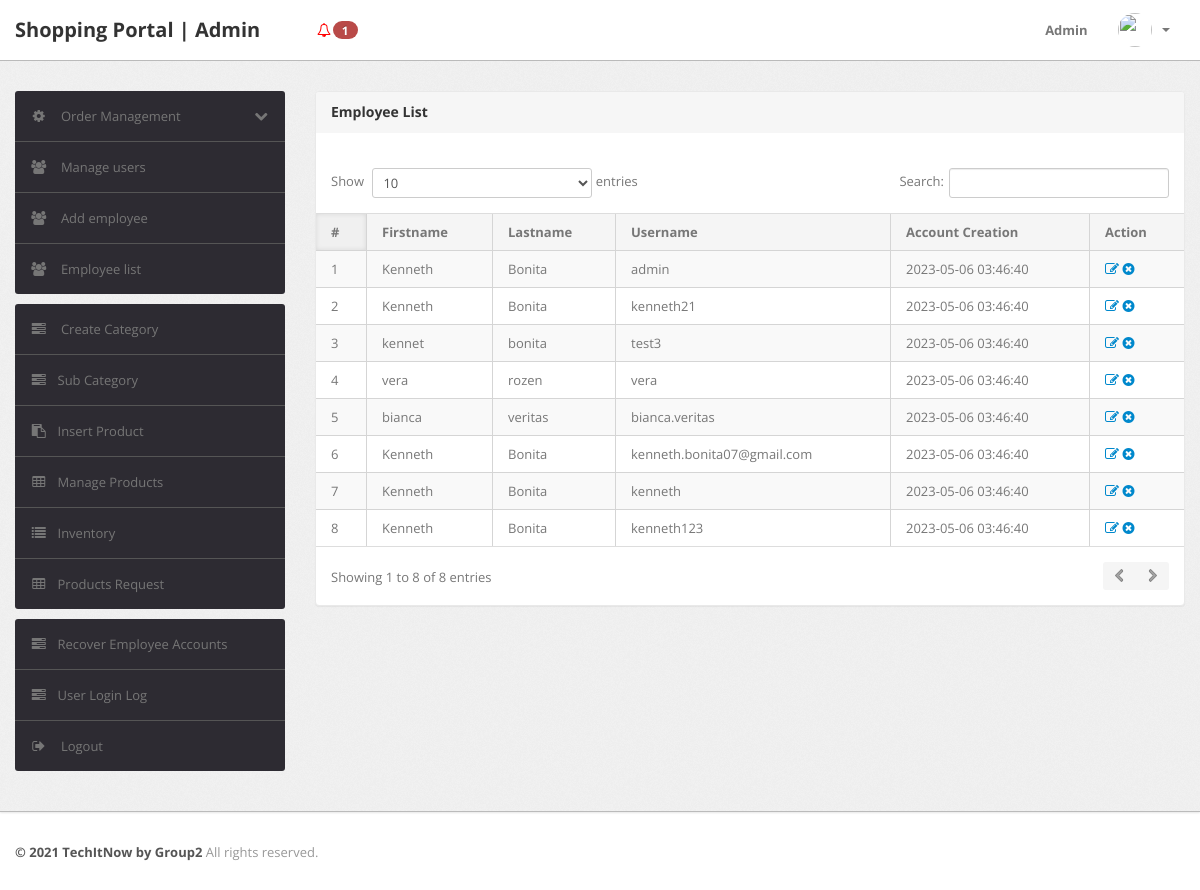
Page /admin/employee-list.php (signed in) on the committed database.
### tables this page shows
CREATE TABLE `tbl_employee` (
  `id` int(11) NOT NULL,
  `firstname` varchar(255) DEFAULT NULL,
  `lastname` varchar(255) DEFAULT NULL,
  `username` varchar(255) NOT NULL,
  `password` varchar(255) NOT NULL,
  `createdAt` timestamp NOT NULL DEFAULT current_timestamp(),
  `isArchived` varchar(255) DEFAULT NULL
);

### admin/employee-list.php (the view, shortened to what this page needs)
<?php
include('include/config.php');
if(strlen($_SESSION['alogin'])==0)
	{
header('location:index.php');
}
else{
?>
<!DOCTYPE html>
<html lang="en">
<head>
	<link type="text/css" href="bootstrap/css/bootstrap.min.css" rel="stylesheet">
	<link type="text/css" href="bootstrap/css/bootstrap-responsive.min.css" rel="stylesheet">
	<link type="text/css" href="css/theme.css" rel="stylesheet">
	<link type="text/css" href="images/icons/css/font-awesome.css" rel="stylesheet">
</head>
<body>
<?php include('include/header.php');?>
	<div class="wrapper">
		<div class="container">
			<div class="row">
<?php include('include/sidebar.php');?>
			<div class="span9">
					<div class="content">
	<div class="module">
							<div class="module-head">
								<h3>Employee List</h3>
							</div>
							<div class="module-body table">
									<br />
								<table cellpadding="0" cellspacing="0" border="0" class="datatable-1 table table-bordered table-striped	 display" width="100%">
									<thead>
										<tr>
											<th>#</th>
											<th>Firstname</th>
											<th>Lastname</th>
											<th>Username</th>
											<th>Account Creation</th>
											<th>Action</th>
										</tr>
									</thead>
									<tbody>
<?php $query=mysqli_query($con,"Select * From tbl_employee where isArchived = 'false'");
$cnt=1;
while($row=mysqli_fetch_array($query))
{
?>
										<tr>
											<td><?php echo htmlentities($cnt);?></td>
											<td><?php echo htmlentities($row['firstname']);?></td>
											<td><?php echo htmlentities($row['lastname']);?></td>
											<td> <?php echo htmlentities($row['username']);?></td>
											<td><?php echo htmlentities($row['createdAt']);?></td>
											<td>
											<a href="edit-employee.php?id=<?php echo $row['id']?>" ><i class="icon-edit"></i></a>
											<a href="archived-employee.php?id=<?php echo $row['id']?>&del=delete" onClick="return confirm('Are you sure you want to delete?')"><i class="icon-remove-sign"></i></a></td>
										</tr>
										<?php $cnt=$cnt+1; } ?>
								</table>
							</div>
						</div>
					</div>
				</div>
			</div>
		</div>
	</div>
<?php include('include/footer.php');?>
</body>
<?php } ?>

### rows in the picture
tbl_employee: firstname "Kenneth", lastname "Bonita", username "admin", createdAt "2023-05-06 03:46:40"
tbl_employee: firstname "Kenneth", lastname "Bonita", username "kenneth21", createdAt "2023-05-06 03:46:40"
tbl_employee: firstname "kennet", lastname "bonita", username "test3", createdAt "2023-05-06 03:46:40"
tbl_employee: firstname "vera", lastname "rozen", username "vera", createdAt "2023-05-06 03:46:40"
tbl_employee: firstname "bianca", lastname "veritas", username "bianca.veritas", createdAt "2023-05-06 03:46:40"
tbl_employee: firstname "Kenneth", lastname "Bonita", username "kenneth.bonita07@gmail.com", createdAt "2023-05-06 03:46:40"
tbl_employee: firstname "Kenneth", lastname "Bonita", username "kenneth", createdAt "2023-05-06 03:46:40"
tbl_employee: firstname "Kenneth", lastname "Bonita", username "kenneth123", createdAt "2023-05-06 03:46:40"

### other values in the picture
$num_rows "1"
